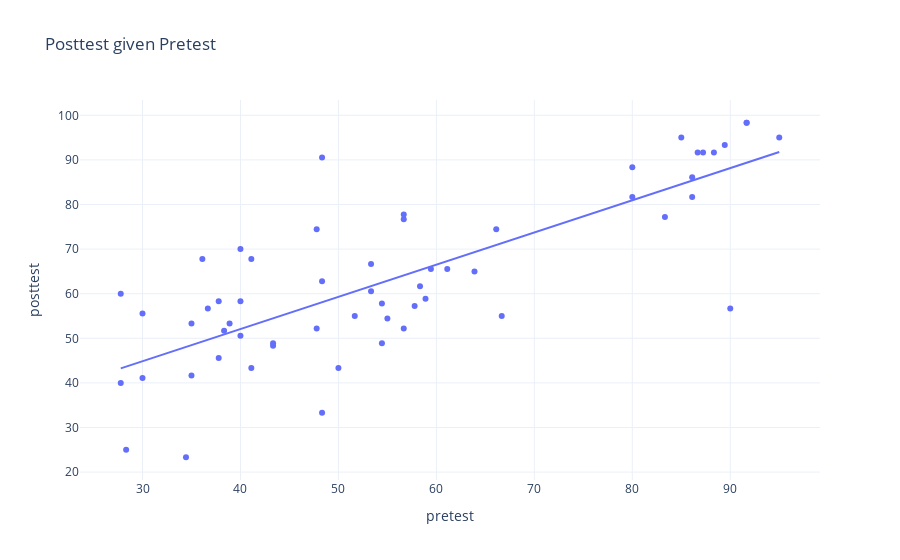

The code cell stored with this chart in its notebook:
### Markdown cell above
## Linearity

### Code cell
express.scatter(df, x = 'pretest', y = 'posttest', trendline = 'ols',
    title = 'Posttest given Pretest', labels = {
        'pretest':'pretest','posttest':'posttest'})

# fig = express.scatter(df, x = 'pretest', y = 'posttest', trendline = 'ols',
#                  title = 'Posttest given Pretest', labels = {
#                      'pretest':'pretest','posttest':'posttest'})
#fig.write_html('linearityPOSTPRE60.html', auto_open=True)
#fig.write_image("linearityPOSTPRE60.png")

### Figure 1 — Plotly figure (JSON) as saved in the notebook; plotly's stock layout.template omitted (floating-point values rounded to 4 significant figures)
{"data": [{"hovertemplate": "pretest=%{x}<br>posttest=%{y}<extra></extra>", "legendgroup": "", "marker": {"color": "#636efa", "symbol": "circle"}, "mode": "markers", "name": "", "orientation": "v", "showlegend": false, "type": "scatter", "x": [43.33, 48.33, 51.67, 50, 38.33, 40, 63.89, 56.67, 35, 40, 58.33, 30, 41.11, 37.78, 35, 53.33, 53.33, 47.78, 27.78, 37.78, 34.44, 90, 27.78, 47.78, 30, 89.44, 54.44, 95, 66.67, 36.67, 56.67, 38.89, 43.33, 41.11, 91.67, 28.33, 54.44, 55, 48.33, 88.33, 91.67, 86.11, 80, 86.11, 36.11, 57.78, 83.33, 86.67, 80, 85, 59.44, 48.33, 66.11, 56.67, 40, 87.22, 61.11, 58.89], "xaxis": "x", "y": [48.33, 90.56, 55, 43.33, 51.67, 50.56, 65, 76.67, 41.67, 70, 61.67, 55.56, 43.33, 45.56, 53.33, 60.56, 66.67, 74.44, 40, 58.33, 23.33, 56.67, 60, 52.22, 41.11, 93.33, 57.78, 95, 55, 56.67, 52.22, 53.33, 48.89, 67.78, 98.33, 25, 48.89, 54.44, 33.33, 91.67, 98.33, 86.11, 88.33, 81.67, 67.78, 57.22, 77.22, 91.67, 81.67, 95, 65.56, 62.78, 74.44, 77.78, 58.33, 91.67, 65.56, 58.89], "yaxis": "y"}, {"hovertemplate": "<b>OLS trendline</b><br>posttest = 0.721732 * pretest + 23.2002<br>R<sup>2</sup>=0.611763<br><br>pretest=%{x}<br>posttest=%{y} <b>(trend)</b><extra></extra>", "legendgroup": "", "marker": {"color": "#636efa", "symbol": "circle"}, "mode": "lines", "name": "", "showlegend": false, "type": "scatter", "x": [27.78, 27.78, 28.33, 30, 30, 34.44, 35, 35, 36.11, 36.67, 37.78, 37.78, 38.33, 38.89, 40, 40, 40, 41.11, 41.11, 43.33, 43.33, 47.78, 47.78, 48.33, 48.33, 48.33, 50, 51.67, 53.33, 53.33, 54.44, 54.44, 55, 56.67, 56.67, 56.67, 57.78, 58.33, 58.89, 59.44, 61.11, 63.89, 66.11, 66.67, 80, 80, 83.33, 85, 86.11, 86.11, 86.67, 87.22, 88.33, 89.44, 90, 91.67, 91.67, 95], "xaxis": "x", "y": [43.25, 43.25, 43.65, 44.85, 44.85, 48.06, 48.46, 48.46, 49.26, 49.67, 50.47, 50.47, 50.86, 51.27, 52.07, 52.07, 52.07, 52.87, 52.87, 54.47, 54.47, 57.68, 57.68, 58.08, 58.08, 58.08, 59.29, 60.49, 61.69, 61.69, 62.49, 62.49, 62.9, 64.1, 64.1, 64.1, 64.9, 65.3, 65.7, 66.1, 67.31, 69.31, 70.91, 71.32, 80.94, 80.94, 83.34, 84.55, 85.35, 85.35, 85.75, 86.15, 86.95, 87.75, 88.16, 89.36, 89.36, 91.76], "yaxis": "y"}], "layout": {"legend": {"tracegroupgap": 0}, "title": {"text": "Posttest given Pretest"}, "xaxis": {"anchor": "y", "domain": [0, 1], "title": {"text": "pretest"}}, "yaxis": {"anchor": "x", "domain": [0, 1], "title": {"text": "posttest"}}}}
